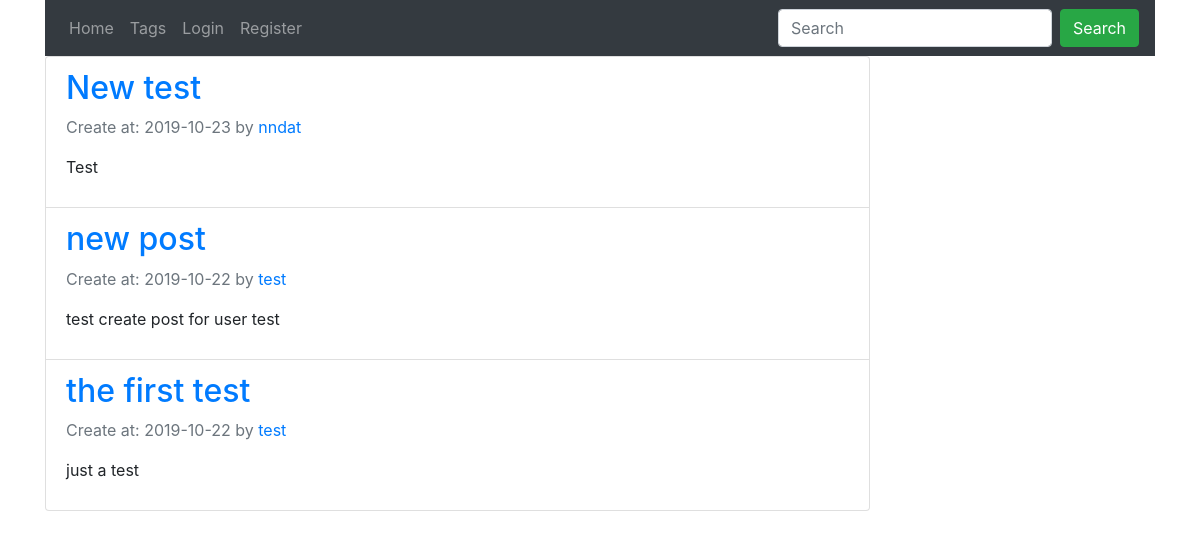
The app's page /, older data.
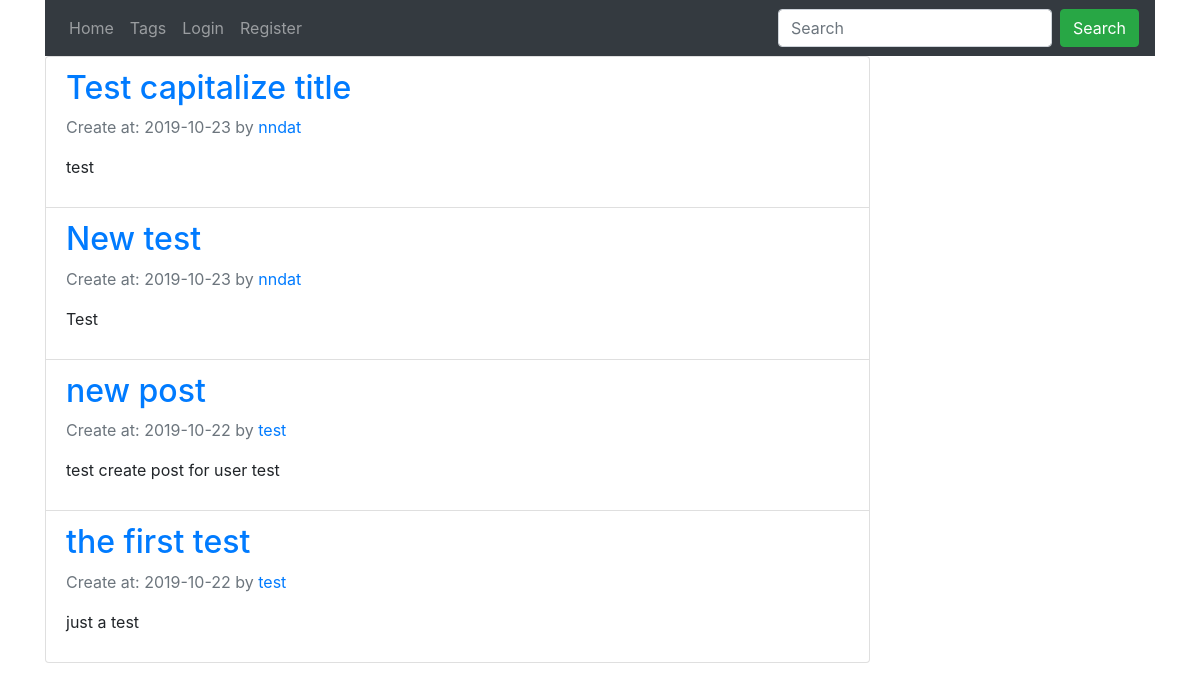
The same page, newer data.
### myblog/models.py (models this page shows, shortened)
class Post(db.Model):
    id = db.Column(db.Integer, primary_key=True)
    title = db.Column(db.String(255), nullable=False)
    body = db.Column(db.Text, nullable=False)
    slug = db.Column(db.String(255), nullable=False)
    user_id = db.Column(db.Integer, db.ForeignKey('user.id'), nullable=False)
    created_at = db.Column(db.DateTime, default=datetime.now)
    last_modified = db.Column(db.DateTime, default=datetime.now,
                              onupdate=datetime.now)
    tags = db.relationship(
        "Tag",
        secondary=posts_tags,
        backref="posts",
        lazy="dynamic"
    )
    comments = db.relationship('Comment', backref="post", lazy=True)

class User(db.Model, UserMixin):
    id = db.Column(db.Integer, primary_key=True)
    username = db.Column(db.String(20), unique=True, nullable=False)
    password = db.Column(db.String(64), nullable=False)
    posts = db.relationship('Post', backref='author', lazy=True)
    comments = db.relationship('Comment', backref='author', lazy='dynamic')

### myblog/post/post.py (the view)
@posts.route('/')
def index():
    posts = Post.query.order_by(Post.last_modified.desc()).all()
    return render_template('post/index.html', posts=posts)

### myblog/templates/post/index.html (shortened to what this page needs)
{% extends 'base.html' %}
{% block content %}
  <ul class="list-group">
    {% for post in posts %}
      <li class="list-group-item">
        <h2><a href="{{ url_for('posts.detail', post_id=post.id) }}">{{ post.title }}</a></h2>
        <p class="text-muted">
          Create at: {{ post.last_modified.strftime('%Y-%m-%d') }} by
          <a href="#">{{ post.author.username }}</a>
        </p>
        <p>
          {{ post.body }}
        </p>
      </li>
    {% endfor %}
  </ul>
{% endblock %}

Row changes from the older to the newer data that the page shows:
added Post: title "Test capitalize title", last_modified "2019-10-23", author.username "nndat", body "test"
